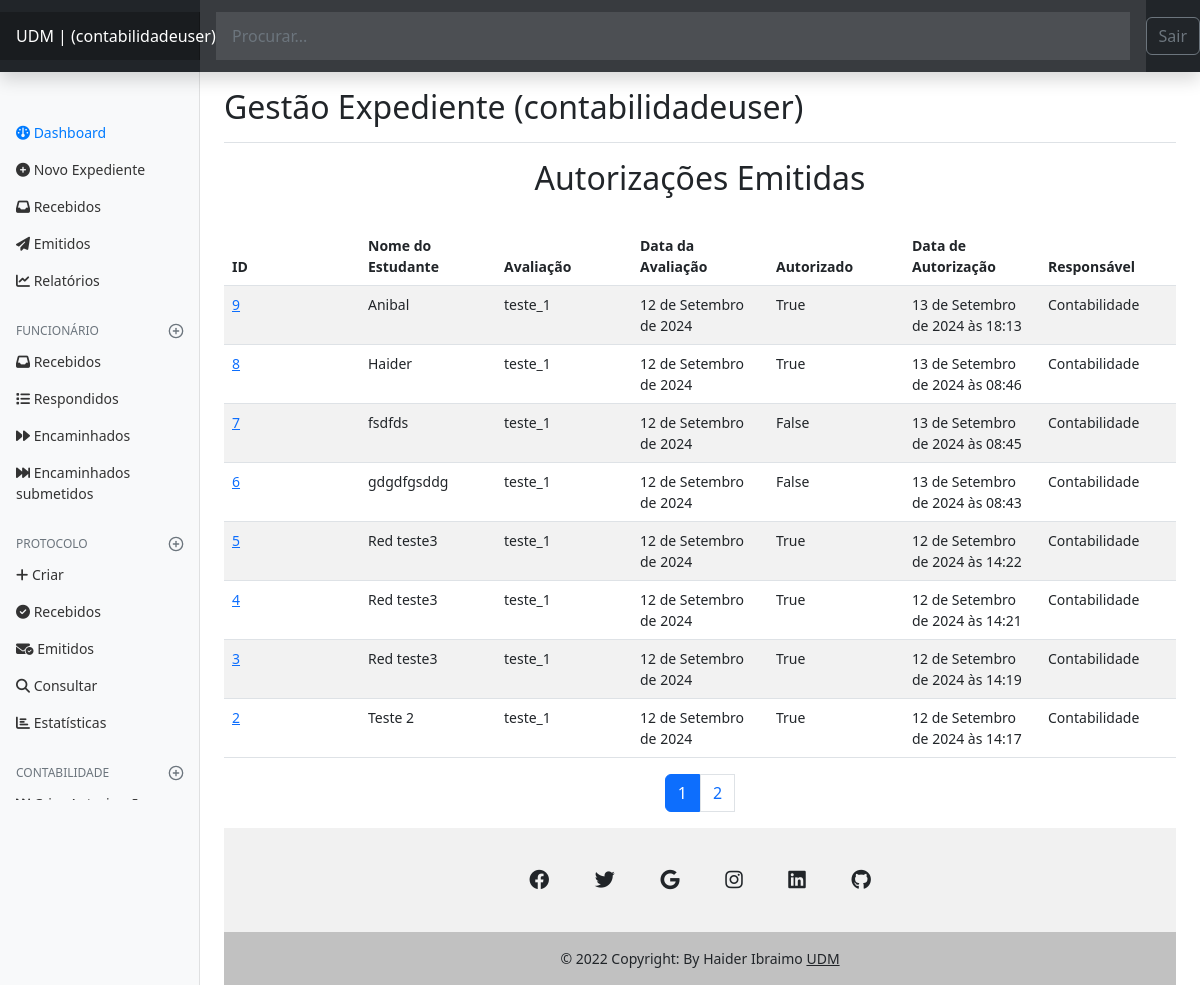
The app's page /autorizacao/list/ (signed in), older data.
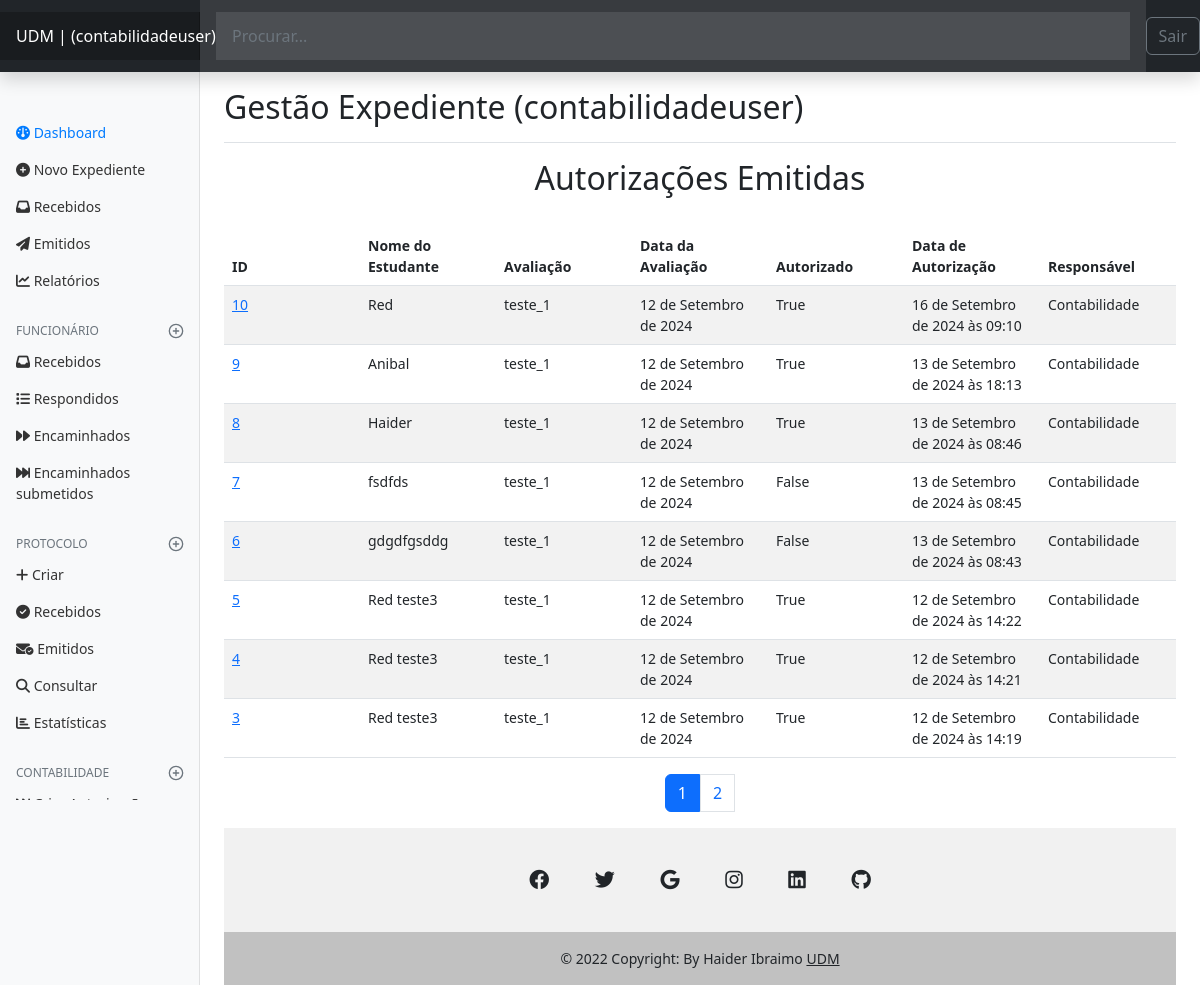
The same page, newer data.
### autorizacao/models.py (models this page shows, shortened)
class Autorizacao(models.Model):
    AVALIACAO_CHOICES = [
        ('teste_1', '1º Teste'),
        ('teste_2', '2º Teste'),
        ('exame', 'Exame'),
        ('exame_recorrencia', 'Exame de Recorrência'),
    ]
    estudante_nome = models.CharField(max_length=100)
    disciplina = models.CharField(max_length=100, null=True, blank=True)
    avaliacao_nome = models.CharField(max_length=100, choices=AVALIACAO_CHOICES)
    data_avaliacao = models.DateField()
    autorizado = models.BooleanField(default=True, null=True, blank=True)
    justificativa = models.TextField(null=True, blank=True)  # Justificativa da autorização ou não
    data_autorizacao = models.DateTimeField(auto_now_add=True)
    responsavel = models.ForeignKey(Funcionario, on_delete=models.SET_NULL, null=True)

### expedient/models.py (models this page shows)
class Funcionario(models.Model):
    nome_completo = models.CharField(max_length=95)
    numero_telefone = models.CharField(max_length=65)
    estado = models.CharField(max_length=50)
    author = models.OneToOneField(User, on_delete=models.CASCADE)
    departamento = models.ForeignKey(
        Departamento, on_delete=models.SET_NULL, null=True, default=None)
    def __str__(self):
        return self.nome_completo

### autorizacao/views.py (the view)
# urls.py: path('list/', views.listar_autorizacoes, name='listar_autorizacoes'),
@login_required(login_url='authors:login', redirect_field_name='next')
def listar_autorizacoes(request):
    funcionario = Funcionario.objects.select_related('departamento').filter(author=request.user).first()
    if not funcionario:
        raise Http404("Funcionário não encontrado")
    autorizacoes = Autorizacao.objects.all()  # Obtém todas as autorizações
    page_obj, pagination_range = make_pagination(request, autorizacoes, PER_PAGE)
    return render(request, 'autorizacao/listar_autorizacao.html', {
        'autorizacoes': page_obj,
        'funcionario': funcionario,
        'pagination_range': pagination_range,
    })

### autorizacao/templates/autorizacao/listar_autorizacao.html (shortened to what this page needs)
{% extends 'global/base.html' %}
{% block content %}
  <H2 align="center">Autorizações Emitidas</H2>
  <br>
  <table class="table table-striped table-hover" style="table-layout: fixed;">
    <thead>
        <tr>
            <th>ID</th>
            <th>Nome do Estudante</th>
            <th>Avaliação</th>
            <th>Data da Avaliação</th>
            <th>Autorizado</th>
            <th>Data de Autorização</th>
            <th>Responsável</th>
        </tr>
    </thead>
    {% for autorizacao in autorizacoes %}
    <tr>
         <td> <a href="{% url 'autorizacao:detalhes_autorizacao' autorizacao.id %}">{{ autorizacao.id }}</a> </td>
        <td>{{ autorizacao.estudante_nome|safe }}</td>
        <td>{{ autorizacao.avaliacao_nome }}</td>
        <td>{{ autorizacao.data_avaliacao }}</td>
        <td>{{ autorizacao.autorizado}}</td>
        <td>{{ autorizacao.data_autorizacao }}</td>
        <td>{{ autorizacao.responsavel }}</td>
     </tr>
    {% empty %}
        <p style="color:red">Não tens nenhum protocolo emitido, crie um.</p>
    {% endfor %}
</table>
{% if autorizacoes.has_other_pages %}
<div class="container">
    <nav aria-label="Page navigation example">
        <ul class="pagination justify-content-center">
            {% for page in pagination_range.pagination_range %}
                {% if pagination_range.current_page == page %}
                <li class="page-item active" aria-current="page">
                    <span class="page-link">{{ page }}</span>
                </li>
                {% else %}
                    <a class ="page-link page-item" href="?page={{ page }}{{ additional_url_query}}"> {{ page }} </a>
                {% endif %}
            {% endfor %}
        </ul>
    </nav
</div>
{% endif %}
{% endblock content %}s

### base_templates/global/base.html (shortened to what this page needs)
<!DOCTYPE html>
<html lang="pt-BR">
<head>
    {% include 'expedient/partials/head.html' %}
</head>
<body>
    {% include 'expedient/partials/header.html' %}
    <main class="main-content-container">
        {% block content %}{% endblock content %}
    </main>
    {% include 'expedient/partials/footer.html' %}
</body>
</html>

### expedient/templates/expedient/partials/head.html (shortened to what this page needs)
{% load static %}
<link rel="stylesheet" href="{% static 'global/css/bootstrap.min.css' %}">
<link rel="stylesheet" href="https://cdnjs.cloudflare.com/ajax/libs/font-awesome/6.2.0/css/fontawesome.min.css" />
<link rel="stylesheet" href="https://cdnjs.cloudflare.com/ajax/libs/font-awesome/6.2.0/css/brands.min.css" />
<link rel="stylesheet" href="https://cdnjs.cloudflare.com/ajax/libs/font-awesome/6.2.0/css/solid.min.css" />
<link rel="stylesheet" href="https://cdnjs.cloudflare.com/ajax/libs/font-awesome/6.2.0/css/all.min.css" />
<link rel="stylesheet" href="{% static 'expedient/css/dashboard.css' %}">

### expedient/templates/expedient/partials/header.html (shortened to what this page needs)
{% if request.user.is_authenticated %}
<header class="navbar navbar-dark sticky-top bg-dark flex-md-nowrap p-0 shadow">
    <a class="navbar-brand col-md-3 col-lg-2 me-0 px-3 fs-6" href="{% url 'authors:dashbord' %}">UDM  | ({{ request.user.username }}) </a>
    <form action="{% url 'authors:search' %}" method="get" class="form-control form-control-dark w-100 rounded-0 border-0">
    <input class="form-control form-control-dark w-100 rounded-0 border-0" type="text" placeholder="Procurar..." name="search"  aria-label="Search" value="{{ search_term }}">
    </form>
    <div class="navbar-nav">
      <div class="nav-item text-nowrap">
        <form action="{% url 'authors:logout' %}" method="POST">
          <button class="btn btn-outline-secondary" type="submit"> Sair</button>
      </form>
      </div>
    </div>
  </header>
  <div class="container-fluid">
    <div class="row">
      <nav id="sidebarMenu" class="col-md-3 col-lg-2 d-md-block bg-light sidebar collapse">
        <div class="position-sticky pt-3 sidebar-sticky">
          <ul class="nav flex-column"  style="padding-top: 25%;">
            <li class="nav-item">
              <a class="nav-link active" aria-current="page" href="{% url 'authors:dashbord' %}">
                <i class="fa-solid fa-gauge"></i>
                Dashboard
              </a>
            </li>
            <li class="nav-item">
              <a class="nav-link" href="{% url 'authors:dashbord_expedient_new' %}">
               <i class="fa-sharp fa-solid fa-circle-plus"></i>
              Novo Expediente
              </a>
            </li>
            <li class="nav-item">
              <a class="nav-link" href="{% url 'authors:dashbord_expedient_recebidos' %}">
                <i class="fa-sharp fa-solid fa-inbox"></i>
                Recebidos
              </a>
            </li>
            <li class="nav-item">
              <a class="nav-link" href="{% url 'authors:dashbord_expedient_emitidos' %}">
                <i class="fa-sharp fa-solid fa-paper-plane"></i>
                Emitidos
              </a>
            </li>
            <li class="nav-item">
              <a class="nav-link" href="#">
                <i class="fa-sharp fa-solid fa-chart-line"></i>
                Relatórios
              </a>
            </li>
          </ul>
{% if not funcionario %}
{% else %}
          <h6 class="sidebar-heading d-flex justify-content-between align-items-center px-3 mt-4 mb-1 text-muted text-uppercase">
            <span>Funcionário</span>
            <a class="link-secondary" href="#" aria-label="Add a new report">
              <span data-feather="plus-circle" class="align-text-bottom"></span>
            </a>
          </h6>
          <ul class="nav flex-column mb-2">
            <li class="nav-item">
              <a class="nav-link" href="{% url 'authors:dashbord_expedient_recebidos_funcionario'  %}">
                <i class="fa-sharp fa-solid fa-inbox"></i>
                Recebidos
              </a>
            </li>
            <li class="nav-item">
              <a class="nav-link" href="{% url 'authors:dashbord_expedient_respondidos_funcionario'  %}">
                <i class="fa-solid fa-list"></i>
                Respondidos
              </a>
            </li>
            <li class="nav-item">
              <a class="nav-link" href="{% url 'authors:dashbord_expedient_encaminhados_funcionario'  %}">
                <i class="fa-sharp fa-solid fa-forward"></i>
                Encaminhados
              </a>
            </li>
            <li class="nav-item">
              <a class="nav-link" href="{% url 'authors:dashbord_expedient_encaminhados_submetidos_funcionario'  %}">
                <i class="fa-solid fa-forward-fast"></i>
                Encaminhados submetidos
              </a>
            </li>
          </ul>
              <h6 class="sidebar-heading d-flex justify-content-between align-items-center px-3 mt-4 mb-1 text-muted text-uppercase">
                <span>Protocolo</span>
                <a class="link-secondary" href="#" aria-label="Add a new report">
                  <span data-feather="plus-circle" class="align-text-bottom"></span>
                </a>
              </h6>
              <ul class="nav flex-column mb-2">
                <li class="nav-item">
                  <a class="nav-link" href="{% url 'authors:dashbord_protocol_new'  %}">
                    <i class="fa-solid fa-plus"></i>
                    Criar
                  </a>
                </li>
                <li class="nav-item">
                  <a class="nav-link" href="{% url 'authors:dashbord_protocol_recebidos'  %}">
                    <i class="fa-solid fa-circle-check"></i>
                    Recebidos
                  </a>
                </li>
                <li class="nav-item">
                  <a class="nav-link" href="{% url 'authors:dashbord_protocol_emitidos'  %}">
                    <i class="fa-solid fa-envelope-circle-check"></i>
                    Emitidos
                  </a>
                </li>
                <li class="nav-item">
                  <a class="nav-link" href="{% url 'authors:protocol_search'  %}">
                    <i class="fa-solid fa-magnifying-glass"></i>
                    Consultar
                  </a>
                </li>
                <li class="nav-item">
                  <a class="nav-link" href="{% url 'authors:protocol_statistics'  %}">
                    <i class="fa-solid fa-chart-bar"></i>
                    Estatísticas
                  </a>
                </li>
              </ul>
  {% endif %}
  {% if  funcionario.departamento.nome == "Secretaria" %}
      <h6 class="sidebar-heading d-flex justify-content-between align-items-center px-3 mt-4 mb-1 text-muted text-uppercase">
            <span>Secretaria</span>
            <a class="link-secondary" href="#" aria-label="Add a new report">
              <span data-feather="plus-circle" class="align-text-bottom"></span>
            </a>
          </h6>
          <ul class="nav flex-column mb-2">
          <li class="nav-item">
            <a class="nav-link" href="{% url 'authors:secretaria_search'  %}">
              <i class="fa-solid fa-forward-fast"></i>
              Consultar Informações
            </a>
          </li>
        </ul>
{% else %}
{% if  funcionario.departamento.nome == "Contabilidade" %}
<h6 class="sidebar-heading d-flex justify-content-between align-items-center px-3 mt-4 mb-1 text-muted text-uppercase">
      <span>Contabilidade</span>
      <a class="link-secondary" href="#" aria-label="Add a new report">
        <span data-feather="plus-circle" class="align-text-bottom"></span>
      </a>
    </h6>
    <ul class="nav flex-column mb-2">
    <li class="nav-item">
      <a class="nav-link" href="{% url 'autorizacao:cadastrar_autorizacao'  %}">
        <i class="fa-solid fa-forward-fast"></i>
      </a>
    </li>
  </ul>
        {% endif %}
  {% endif %}
  <br>
        </div>
      </nav>
      <main class="col-md-9 ms-sm-auto col-lg-10 px-md-4">
        <div class="d-flex justify-content-between flex-wrap flex-md-nowrap align-items-center pt-3 pb-2 mb-3 border-bottom">
          <h1 class="h2">Gestão Expediente ({{request.user.username}}) </h1>
        </div>
{% endif %}

### expedient/templates/expedient/partials/footer.html (shortened to what this page needs)
{% load static %}
<footer class="text-center text-white" style="background-color: #f1f1f1;">
  <div class="container pt-4">
    <section class="mb-4">
      <a
        class="btn btn-link btn-floating btn-lg text-dark m-1"
        href="#!"
        role="button"
        data-mdb-ripple-color="dark"
        ><i class="fa-brands fa-facebook"></i></a>
      <a
        class="btn btn-link btn-floating btn-lg text-dark m-1"
        href="#!"
        role="button"
        data-mdb-ripple-color="dark"
        ><i class="fab fa-twitter"></i
      ></a>
      <a
        class="btn btn-link btn-floating btn-lg text-dark m-1"
        href="#!"
        role="button"
        data-mdb-ripple-color="dark"
        ><i class="fab fa-google"></i
      ></a>
      <a
        class="btn btn-link btn-floating btn-lg text-dark m-1"
        href="#!"
        role="button"
        data-mdb-ripple-color="dark"
        ><i class="fab fa-instagram"></i
      ></a>
      <a
        class="btn btn-link btn-floating btn-lg text-dark m-1"
        href="#!"
        role="button"
        data-mdb-ripple-color="dark"
        ><i class="fab fa-linkedin"></i
      ></a>
      <a
        class="btn btn-link btn-floating btn-lg text-dark m-1"
        href="#!"
        role="button"
        data-mdb-ripple-color="dark"
        ><i class="fab fa-github"></i
      ></a>
    </section>
  </div>
  <div class="text-center text-dark p-3" style="background-color: rgba(0, 0, 0, 0.2);">
    © 2022 Copyright: By Haider Ibraimo
    <a class="text-dark" href="https://udm.ac.mz"> UDM</a>
  </div>
</footer>

### base_static/expedient/css/dashboard.css (style rules this page uses)
body { font-size: .875rem; }
.feather { width: 16px; height: 16px; vertical-align: text-bottom; }
.sidebar { position: fixed; top: 0; bottom: 0; left: 0; z-index: 100; padding: 0; box-shadow: inset -1px 0 0 rgba(0, 0, 0, .1); }
.sidebar-sticky { position: -webkit-sticky; position: sticky; top: 48px; height: calc(100vh - 48px); padding-top: .5rem; overflow-x: hidden; overflow-y: auto; }
.sidebar .nav-link { font-weight: 500; color: #333; }
.sidebar .nav-link.active { color: #007bff; }
.sidebar-heading { font-size: .75rem; text-transform: uppercase; }
.navbar-brand { padding-top: .75rem; padding-bottom: .75rem; font-size: 1rem; background-color: rgba(0, 0, 0, .25); box-shadow: inset -1px 0 0 rgba(0, 0, 0, .25); }
.navbar .form-control { padding: .75rem 1rem; border-width: 0; border-radius: 0; }
.form-control-dark { color: #fff; background-color: rgba(255, 255, 255, .1); border-color: rgba(255, 255, 255, .1); }
.border-bottom { border-bottom: 1px solid #e5e5e5; }

Row changes from the older to the newer data that the page shows:
no longer on this page (row unchanged): Autorizacao: id "2", estudante_nome "Teste 2", avaliacao_nome "teste_1", data_avaliacao "12 de Setembro de 2024", autorizado "True", data_autorizacao "12 de Setembro de 2024 às 14:17", responsavel "Contabilidade"
added Autorizacao: id "10", estudante_nome "Red", avaliacao_nome "teste_1", data_avaliacao "12 de Setembro de 2024", autorizado "True", data_autorizacao "16 de Setembro de 2024 às 09:10", responsavel "Contabilidade"
